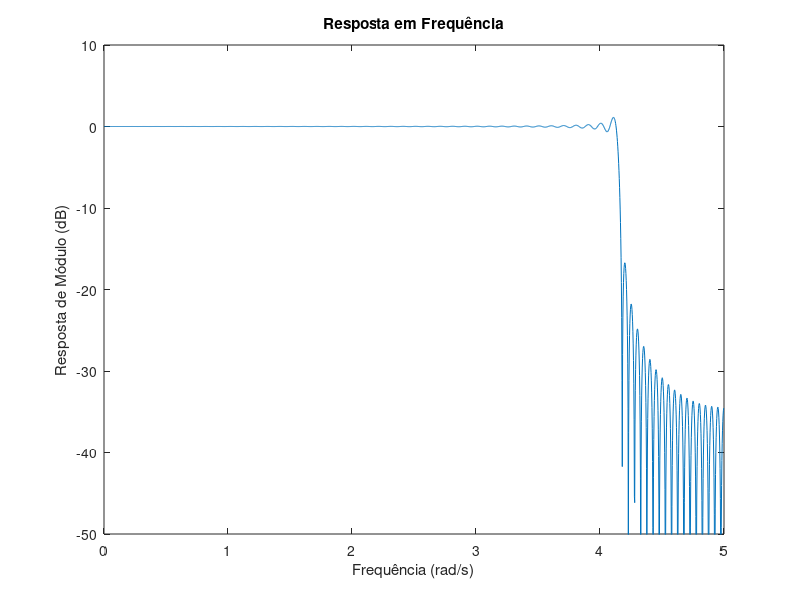
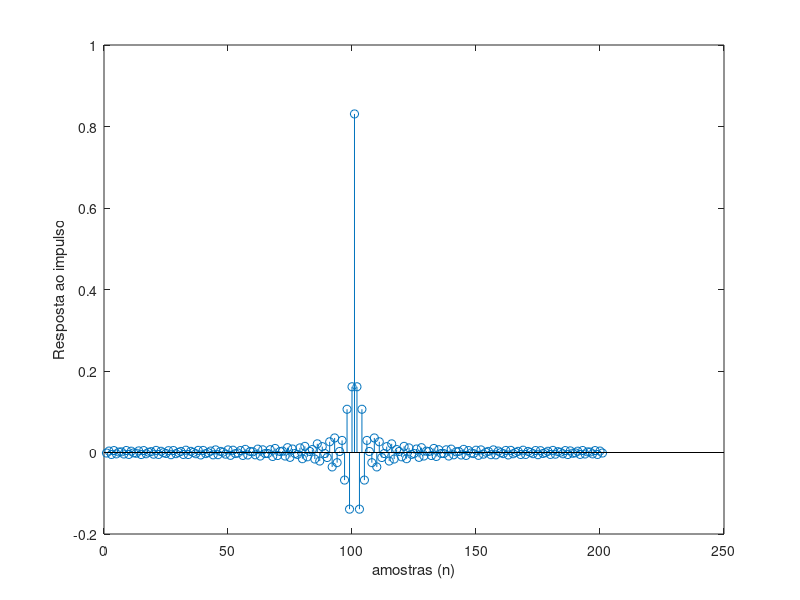

Recreate these plots in MATLAB, in order.
# 1. Projete um filtro passa-baixas usando o método da amostragem em frequência que satisfaça a
# especificação a seguir:
# • M = 200
# • Ωp = 4,0 rad/s
# • Ωr = 4,2 rad/s
# • Ωs = 10,0 rad/s

% Usamos um tipo do filtro 1 porque ele pode atuar como todo o tipo de filtro.
% Basta manipularmos onde ficam os ones e onde ficam os zeros

clear all

% Dados do problema
M = 200;
N = M+1;
Omega_p = 4;
Omega_r = 4.2;
Omega_s = 10;

% Fazendo o filtro passa_baixas: 

kp = floor(N*Omega_p/Omega_s);
kr = floor(N*Omega_r/Omega_s);


if (kr-kp)>1
    kp=kr-1;
end

% Permite as primeiras bandas e rejeita as últimas, passa baixas

A = zeros(1, M/2 + 1);
A(1:kr) = 1; 

% Algoritmo do tipo 1

k = 1:M/2;

for n=0:M,
    h(n+1) = A(1) + 2*sum((-1).^k.*A(k+1).*cos(pi.*k*(1+2*n)/N));
end;

h = h./N;

[H,w]=freqz(h,1,2048,Omega_s);

% Plot da resposta em frequência
figure(1)
plot(w,20*log10(abs(H)))
axis([0 5 -50 10])
ylabel('Resposta de Módulo (dB)');
xlabel('Frequência (rad/s)');
title('Resposta em Frequência')

% Plot da resposta ao impulso
figure(2)
stem(h)
ylabel('Resposta ao impulso');
xlabel('amostras (n)');
